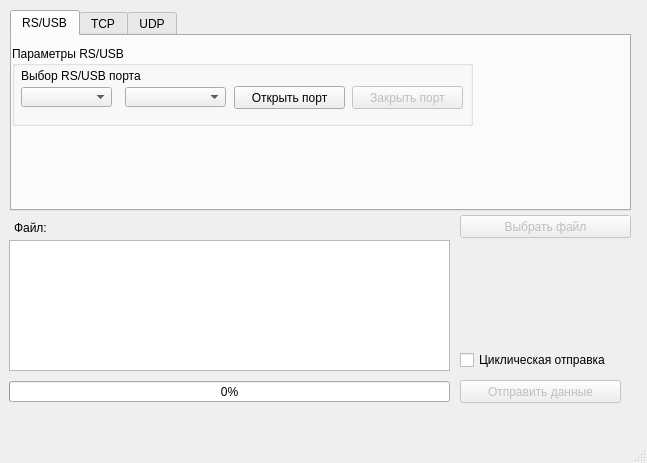
<?xml version="1.0" encoding="UTF-8"?>
<ui version="4.0">
 <class>ETH_Tester_Main</class>
 <widget class="QMainWindow" name="ETH_Tester_Main">
  <property name="geometry">
   <rect>
    <x>0</x>
    <y>0</y>
    <width>647</width>
    <height>463</height>
   </rect>
  </property>
  <property name="minimumSize">
   <size>
    <width>460</width>
    <height>376</height>
   </size>
  </property>
  <property name="maximumSize">
   <size>
    <width>1000</width>
    <height>1000</height>
   </size>
  </property>
  <property name="windowTitle">
   <string>Тетировщик ETH/RS</string>
  </property>
  <property name="windowIcon">
   <iconset>
    <normaloff>touchscreen.ico</normaloff>
    <normalon>touchscreen.ico</normalon>touchscreen.ico</iconset>
  </property>
  <widget class="QWidget" name="centralwidget">
   <widget class="QPushButton" name="pushButton_Choice_File">
    <property name="enabled">
     <bool>false</bool>
    </property>
    <property name="geometry">
     <rect>
      <x>460</x>
      <y>215</y>
      <width>171</width>
      <height>23</height>
     </rect>
    </property>
    <property name="text">
     <string>Выбрать файл</string>
    </property>
   </widget>
   <widget class="QLabel" name="label_File_Name">
    <property name="geometry">
     <rect>
      <x>14</x>
      <y>220</y>
      <width>441</width>
      <height>16</height>
     </rect>
    </property>
    <property name="text">
     <string>Файл:</string>
    </property>
   </widget>
   <widget class="QPushButton" name="pushButton_Send">
    <property name="enabled">
     <bool>false</bool>
    </property>
    <property name="geometry">
     <rect>
      <x>460</x>
      <y>380</y>
      <width>161</width>
      <height>23</height>
     </rect>
    </property>
    <property name="styleSheet">
     <string notr="true"/>
    </property>
    <property name="text">
     <string>Отправить данные</string>
    </property>
   </widget>
   <widget class="QPlainTextEdit" name="plainTextEdit">
    <property name="geometry">
     <rect>
      <x>9</x>
      <y>240</y>
      <width>441</width>
      <height>131</height>
     </rect>
    </property>
    <property name="minimumSize">
     <size>
      <width>10</width>
      <height>10</height>
     </size>
    </property>
   </widget>
   <widget class="QProgressBar" name="progressBar">
    <property name="geometry">
     <rect>
      <x>9</x>
      <y>381</y>
      <width>441</width>
      <height>21</height>
     </rect>
    </property>
    <property name="maximum">
     <number>5</number>
    </property>
    <property name="value">
     <number>0</number>
    </property>
   </widget>
   <widget class="QTabWidget" name="tabWidget">
    <property name="geometry">
     <rect>
      <x>10</x>
      <y>10</y>
      <width>621</width>
      <height>201</height>
     </rect>
    </property>
    <property name="currentIndex">
     <number>0</number>
    </property>
    <widget class="QWidget" name="RS">
     <attribute name="title">
      <string>RS/USB</string>
     </attribute>
     <widget class="QGroupBox" name="groupBox">
      <property name="geometry">
       <rect>
        <x>0</x>
        <y>10</y>
        <width>461</width>
        <height>80</height>
       </rect>
      </property>
      <property name="title">
       <string>Параметры RS/USB</string>
      </property>
      <widget class="QPushButton" name="pushButton_close_COM">
       <property name="enabled">
        <bool>false</bool>
       </property>
       <property name="geometry">
        <rect>
         <x>340</x>
         <y>40</y>
         <width>111</width>
         <height>23</height>
        </rect>
       </property>
       <property name="text">
        <string>Закрыть порт</string>
       </property>
      </widget>
      <widget class="QPushButton" name="pushButton_open_COM">
       <property name="geometry">
        <rect>
         <x>222</x>
         <y>40</y>
         <width>111</width>
         <height>23</height>
        </rect>
       </property>
       <property name="autoFillBackground">
        <bool>false</bool>
       </property>
       <property name="text">
        <string>Открыть порт</string>
       </property>
      </widget>
      <widget class="QComboBox" name="comboBox_Baudrate">
       <property name="geometry">
        <rect>
         <x>113</x>
         <y>41</y>
         <width>101</width>
         <height>20</height>
        </rect>
       </property>
      </widget>
      <widget class="QComboBox" name="comboBox_COM">
       <property name="geometry">
        <rect>
         <x>9</x>
         <y>41</y>
         <width>91</width>
         <height>20</height>
        </rect>
       </property>
      </widget>
      <widget class="QLabel" name="label_2">
       <property name="geometry">
        <rect>
         <x>9</x>
         <y>22</y>
         <width>171</width>
         <height>16</height>
        </rect>
       </property>
       <property name="text">
        <string>Выбор RS/USB порта</string>
       </property>
      </widget>
     </widget>
    </widget>
    <widget class="QWidget" name="TCP">
     <attribute name="title">
      <string>TCP</string>
     </attribute>
     <widget class="QGroupBox" name="groupBox_TCP_Server">
      <property name="geometry">
       <rect>
        <x>10</x>
        <y>10</y>
        <width>461</width>
        <height>80</height>
       </rect>
      </property>
      <property name="title">
       <string>Сервер TCP</string>
      </property>
      <widget class="QLabel" name="label_port_TCP_server">
       <property name="geometry">
        <rect>
         <x>9</x>
         <y>20</y>
         <width>61</width>
         <height>16</height>
        </rect>
       </property>
       <property name="text">
        <string>Порт</string>
       </property>
      </widget>
      <widget class="QPushButton" name="pushButton_open_TCP_Server">
       <property name="geometry">
        <rect>
         <x>109</x>
         <y>40</y>
         <width>171</width>
         <height>23</height>
        </rect>
       </property>
       <property name="text">
        <string>Запуск TCP сервера</string>
       </property>
      </widget>
      <widget class="QPushButton" name="pushButton_close_TCP_Server">
       <property name="enabled">
        <bool>false</bool>
       </property>
       <property name="geometry">
        <rect>
         <x>290</x>
         <y>40</y>
         <width>161</width>
         <height>23</height>
        </rect>
       </property>
       <property name="text">
        <string>Остановка TCP сервера</string>
       </property>
      </widget>
      <widget class="QLineEdit" name="lineEdit_TCP_Server_IP_port">
       <property name="geometry">
        <rect>
         <x>10</x>
         <y>40</y>
         <width>91</width>
         <height>22</height>
        </rect>
       </property>
      </widget>
     </widget>
     <widget class="QGroupBox" name="groupBox_TCP_Client">
      <property name="enabled">
       <bool>true</bool>
      </property>
      <property name="geometry">
       <rect>
        <x>10</x>
        <y>90</y>
        <width>461</width>
        <height>80</height>
       </rect>
      </property>
      <property name="title">
       <string>Клиент TCP</string>
      </property>
      <widget class="QLabel" name="label_port_TCP_server_2">
       <property name="geometry">
        <rect>
         <x>170</x>
         <y>20</y>
         <width>61</width>
         <height>16</height>
        </rect>
       </property>
       <property name="text">
        <string>Порт</string>
       </property>
      </widget>
      <widget class="QPushButton" name="pushButton_open_TCP_Client">
       <property name="geometry">
        <rect>
         <x>280</x>
         <y>40</y>
         <width>171</width>
         <height>23</height>
        </rect>
       </property>
       <property name="text">
        <string>Подключиться к серверу</string>
       </property>
      </widget>
      <widget class="QPushButton" name="pushButton_close_TCP_Client">
       <property name="enabled">
        <bool>false</bool>
       </property>
       <property name="geometry">
        <rect>
         <x>280</x>
         <y>13</y>
         <width>171</width>
         <height>23</height>
        </rect>
       </property>
       <property name="text">
        <string>Разрыв соединения</string>
       </property>
      </widget>
      <widget class="QLabel" name="label_port_TCP_server_3">
       <property name="geometry">
        <rect>
         <x>10</x>
         <y>20</y>
         <width>131</width>
         <height>16</height>
        </rect>
       </property>
       <property name="text">
        <string>IP адрес сервера</string>
       </property>
      </widget>
      <widget class="QLineEdit" name="lineEdit_TCP_IP_addr">
       <property name="geometry">
        <rect>
         <x>10</x>
         <y>40</y>
         <width>151</width>
         <height>22</height>
        </rect>
       </property>
      </widget>
      <widget class="QLineEdit" name="lineEdit_TCP_Client_IP_port">
       <property name="geometry">
        <rect>
         <x>170</x>
         <y>40</y>
         <width>91</width>
         <height>22</height>
        </rect>
       </property>
      </widget>
     </widget>
    </widget>
    <widget class="QWidget" name="UDP">
     <attribute name="title">
      <string>UDP</string>
     </attribute>
     <widget class="QGroupBox" name="groupBox_UDP_Server">
      <property name="geometry">
       <rect>
        <x>10</x>
        <y>10</y>
        <width>461</width>
        <height>80</height>
       </rect>
      </property>
      <property name="title">
       <string>Сервер UDP</string>
      </property>
      <widget class="QPushButton" name="pushButton_close_UDP_Server">
       <property name="enabled">
        <bool>false</bool>
       </property>
       <property name="geometry">
        <rect>
         <x>290</x>
         <y>40</y>
         <width>161</width>
         <height>23</height>
        </rect>
       </property>
       <property name="text">
        <string>Остановка UDP сервера</string>
       </property>
      </widget>
      <widget class="QLabel" name="label_4">
       <property name="geometry">
        <rect>
         <x>9</x>
         <y>20</y>
         <width>231</width>
         <height>16</height>
        </rect>
       </property>
       <property name="text">
        <string>Порт</string>
       </property>
      </widget>
      <widget class="QPushButton" name="pushButton_open_UDP_Server">
       <property name="geometry">
        <rect>
         <x>109</x>
         <y>40</y>
         <width>171</width>
         <height>23</height>
        </rect>
       </property>
       <property name="text">
        <string>Запуск UDP сервера</string>
       </property>
      </widget>
      <widget class="QLineEdit" name="lineEdit_UDP_Server_IP_port">
       <property name="geometry">
        <rect>
         <x>10</x>
         <y>40</y>
         <width>91</width>
         <height>22</height>
        </rect>
       </property>
      </widget>
     </widget>
     <widget class="QGroupBox" name="groupBox_UDP_Server_2">
      <property name="geometry">
       <rect>
        <x>10</x>
        <y>90</y>
        <width>461</width>
        <height>80</height>
       </rect>
      </property>
      <property name="title">
       <string>Клиент UDP</string>
      </property>
      <widget class="QPushButton" name="pushButton_close_UDP_Client">
       <property name="enabled">
        <bool>false</bool>
       </property>
       <property name="geometry">
        <rect>
         <x>280</x>
         <y>13</y>
         <width>171</width>
         <height>23</height>
        </rect>
       </property>
       <property name="text">
        <string>Разрыв соединения</string>
       </property>
      </widget>
      <widget class="QLabel" name="label_6">
       <property name="geometry">
        <rect>
         <x>170</x>
         <y>20</y>
         <width>71</width>
         <height>16</height>
        </rect>
       </property>
       <property name="text">
        <string>Порт</string>
       </property>
      </widget>
      <widget class="QPushButton" name="pushButton_open_UDP_Client">
       <property name="geometry">
        <rect>
         <x>280</x>
         <y>40</y>
         <width>171</width>
         <height>23</height>
        </rect>
       </property>
       <property name="text">
        <string>Подключиться к серверу</string>
       </property>
      </widget>
      <widget class="QLineEdit" name="lineEdit_UDP_Client_IP_port">
       <property name="geometry">
        <rect>
         <x>171</x>
         <y>40</y>
         <width>91</width>
         <height>22</height>
        </rect>
       </property>
      </widget>
      <widget class="QLabel" name="label_port_TCP_server_4">
       <property name="geometry">
        <rect>
         <x>10</x>
         <y>20</y>
         <width>131</width>
         <height>16</height>
        </rect>
       </property>
       <property name="text">
        <string>IP адрес сервера</string>
       </property>
      </widget>
      <widget class="QLineEdit" name="lineEdit_UDP_IP_addr">
       <property name="geometry">
        <rect>
         <x>10</x>
         <y>40</y>
         <width>151</width>
         <height>22</height>
        </rect>
       </property>
      </widget>
     </widget>
    </widget>
   </widget>
   <widget class="QCheckBox" name="checkBoxCiclicSend">
    <property name="geometry">
     <rect>
      <x>460</x>
      <y>350</y>
      <width>171</width>
      <height>20</height>
     </rect>
    </property>
    <property name="text">
     <string>Циклическая отправка</string>
    </property>
   </widget>
  </widget>
  <widget class="QMenuBar" name="menubar">
   <property name="geometry">
    <rect>
     <x>0</x>
     <y>0</y>
     <width>647</width>
     <height>26</height>
    </rect>
   </property>
  </widget>
  <widget class="QStatusBar" name="statusbar"/>
  <action name="action">
   <property name="text">
    <string>Закрыть</string>
   </property>
  </action>
 </widget>
 <resources/>
 <connections/>
</ui>
